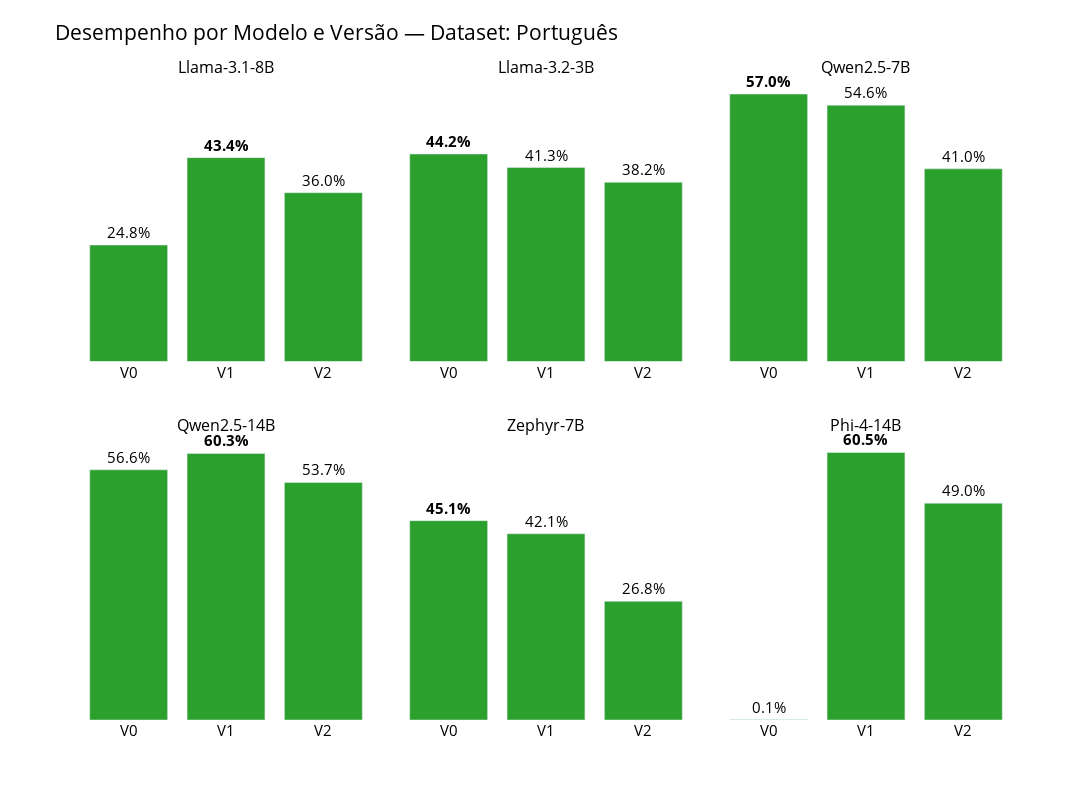
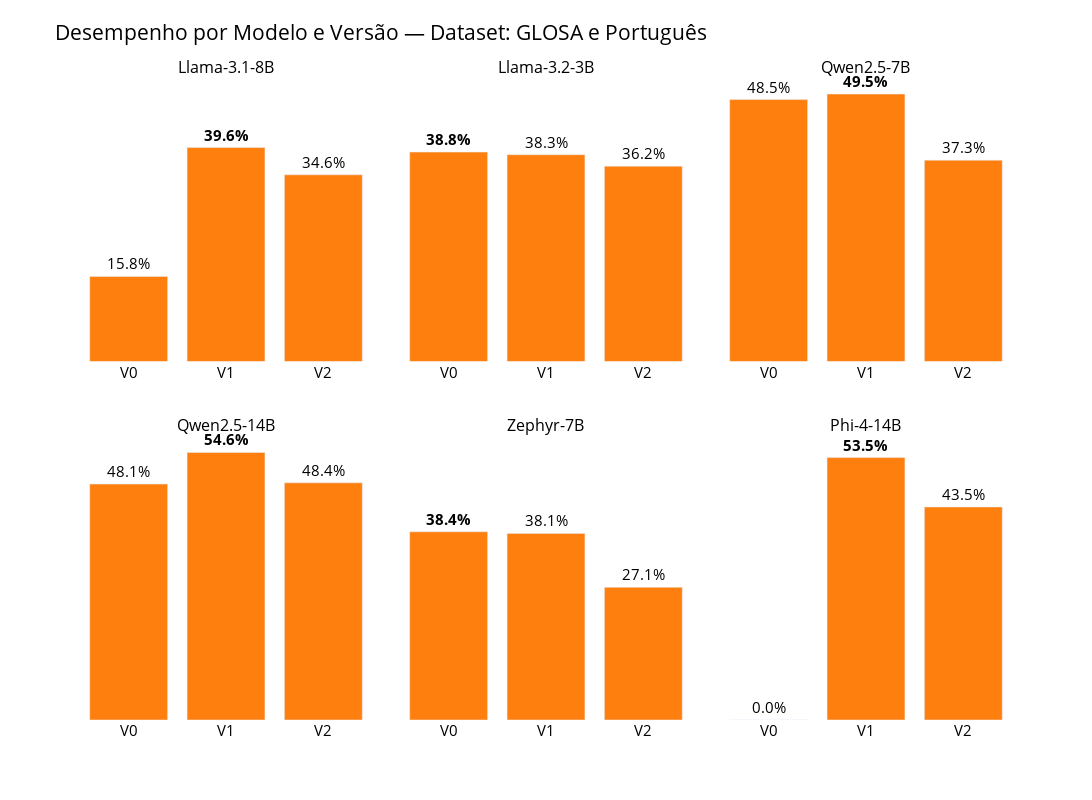
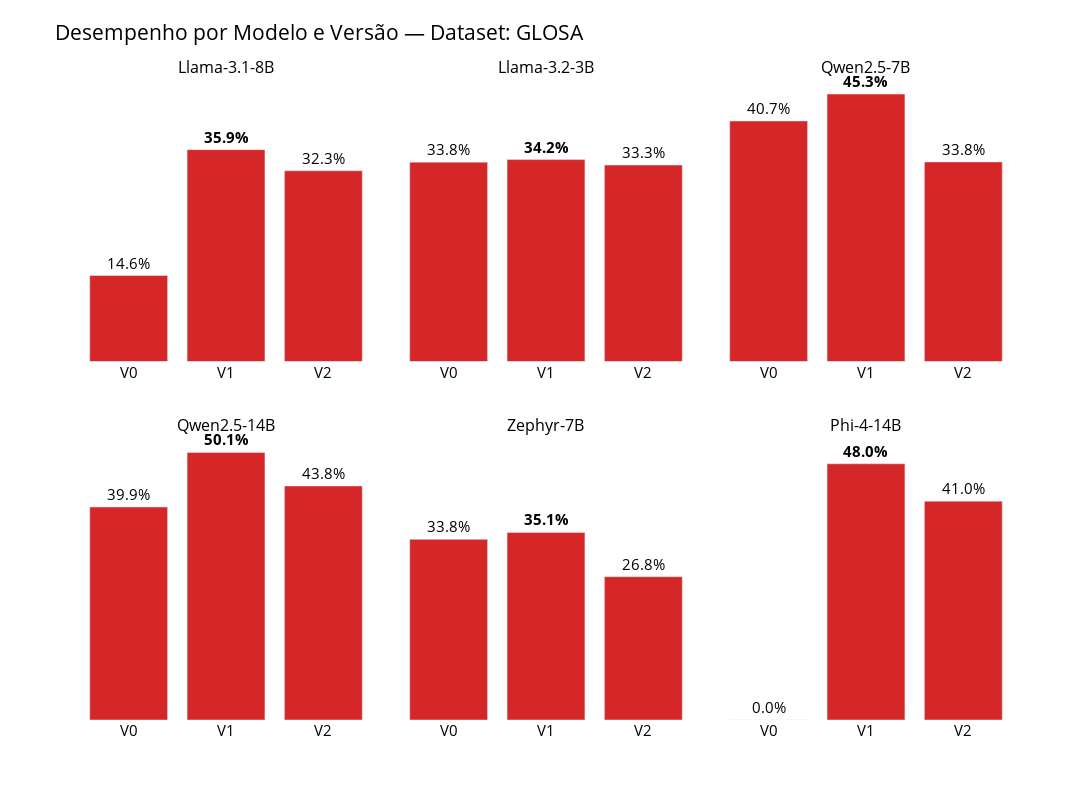

The cell these charts' notebook holds for them, in order:
### Code cell
def plot_por_dataset_em_subplots(df, dataset_nome):
    df_dataset = df[df["dataset"] == dataset_nome].copy()
    # Mapeia família para nome completo do modelo
    mapa_familia_modelo = {}
    for familia in familias:
        nome_completo = df_dataset[df_dataset["modelos"].str.startswith(familia)]["modelos"].unique()
        mapa_familia_modelo[familia] = nome_completo[0] if len(nome_completo) > 0 else familia

    if df_dataset.empty:
        print(f"Nenhum dado encontrado para o dataset: {dataset_nome}")
        return

    df_dataset["versao"] = df_dataset["modelos"].apply(extrair_versao)
    for familia in familias:
        df_dataset.loc[df_dataset["modelos"].str.startswith(familia), "familia"] = familia

    df_grouped = df_dataset.groupby(["familia", "versao"], as_index=False)["pct_acertos"].mean().fillna(0)
    df_grouped["versao"] = pd.Categorical(df_grouped["versao"], categories=["V0", "V1", "V2"], ordered=True)
    df_grouped.sort_values(["familia", "versao"], inplace=True)

    fig = make_subplots(
        rows=2, cols=3,
        subplot_titles=[mapa_familia_modelo.get(fam, fam) for fam in familias],

        vertical_spacing=0.12,
        horizontal_spacing=0.03,
        shared_yaxes=True
    )

    for idx, familia in enumerate(familias):
        row = idx // 3 + 1
        col = idx % 3 + 1

        df_fam = df_grouped[df_grouped["familia"] == familia]
        if df_fam.empty:
            continue

        # Identifica índice do maior valor
        idx_max = df_fam["pct_acertos"].idxmax()
        textos = []
        for i, valor in enumerate(df_fam["pct_acertos"]):
            texto = f"{valor:.1f}%"
            if df_fam.index[i] == idx_max:
                texto = f"<b>{texto}</b>"
            textos.append(texto)

        fig.add_trace(
            go.Bar(
                x=df_fam["versao"],
                y=df_fam["pct_acertos"],
                marker_color=cores_datasets[dataset_nome],
                text=textos,
                textposition="outside",
                cliponaxis=False,
                showlegend=False
            ),
            row=row,
            col=col
        )

        fig.update_yaxes(visible=False, row=row, col=col)
        fig.update_xaxes(title_text="", row=row, col=col)

    fig.update_layout(
        title_text=f"Desempenho por Modelo e Versão — Dataset: {dataset_nome}",
        height=800,
        width=1200,
        plot_bgcolor="white",
        paper_bgcolor="white",
        font=dict(color="black", size=15),
        showlegend=True,
        margin=dict(t=80)
    )

    fig.show()



# Exemplo de uso:
plot_por_dataset_em_subplots(df_result_final, "Português")
plot_por_dataset_em_subplots(df_result_final, "GLOSA e Português")
plot_por_dataset_em_subplots(df_result_final, "GLOSA")

### Figure 1 — Plotly figure (JSON) as saved in the notebook; plotly's stock layout.template omitted (floating-point values rounded to 4 significant figures)
{"data": [{"cliponaxis": false, "marker": {"color": "#2ca02c"}, "showlegend": false, "text": ["24.8%", "<b>43.4%</b>", "36.0%"], "textposition": "outside", "type": "bar", "x": ["V0", "V1", "V2"], "xaxis": "x", "y": [24.81, 43.42, 35.96], "yaxis": "y"}, {"cliponaxis": false, "marker": {"color": "#2ca02c"}, "showlegend": false, "text": ["<b>44.2%</b>", "41.3%", "38.2%"], "textposition": "outside", "type": "bar", "x": ["V0", "V1", "V2"], "xaxis": "x2", "y": [44.19, 41.31, 38.17], "yaxis": "y2"}, {"cliponaxis": false, "marker": {"color": "#2ca02c"}, "showlegend": false, "text": ["<b>57.0%</b>", "54.6%", "41.0%"], "textposition": "outside", "type": "bar", "x": ["V0", "V1", "V2"], "xaxis": "x3", "y": [56.95, 54.59, 41.03], "yaxis": "y3"}, {"cliponaxis": false, "marker": {"color": "#2ca02c"}, "showlegend": false, "text": ["56.6%", "<b>60.3%</b>", "53.7%"], "textposition": "outside", "type": "bar", "x": ["V0", "V1", "V2"], "xaxis": "x4", "y": [56.58, 60.3, 53.73], "yaxis": "y4"}, {"cliponaxis": false, "marker": {"color": "#2ca02c"}, "showlegend": false, "text": ["<b>45.1%</b>", "42.1%", "26.8%"], "textposition": "outside", "type": "bar", "x": ["V0", "V1", "V2"], "xaxis": "x5", "y": [45.09, 42.12, 26.84], "yaxis": "y5"}, {"cliponaxis": false, "marker": {"color": "#2ca02c"}, "showlegend": false, "text": ["0.1%", "<b>60.5%</b>", "49.0%"], "textposition": "outside", "type": "bar", "x": ["V0", "V1", "V2"], "xaxis": "x6", "y": [0.05, 60.51, 49.02], "yaxis": "y6"}], "layout": {"annotations": [{"font": {"size": 16}, "showarrow": false, "text": "Llama-3.1-8B", "x": 0.1567, "xanchor": "center", "xref": "paper", "y": 1, "yanchor": "bottom", "yref": "paper"}, {"font": {"size": 16}, "showarrow": false, "text": "Llama-3.2-3B", "x": 0.5, "xanchor": "center", "xref": "paper", "y": 1, "yanchor": "bottom", "yref": "paper"}, {"font": {"size": 16}, "showarrow": false, "text": "Qwen2.5-7B", "x": 0.8433, "xanchor": "center", "xref": "paper", "y": 1, "yanchor": "bottom", "yref": "paper"}, {"font": {"size": 16}, "showarrow": false, "text": "Qwen2.5-14B", "x": 0.1567, "xanchor": "center", "xref": "paper", "y": 0.44, "yanchor": "bottom", "yref": "paper"}, {"font": {"size": 16}, "showarrow": false, "text": "Zephyr-7B", "x": 0.5, "xanchor": "center", "xref": "paper", "y": 0.44, "yanchor": "bottom", "yref": "paper"}, {"font": {"size": 16}, "showarrow": false, "text": "Phi-4-14B", "x": 0.8433, "xanchor": "center", "xref": "paper", "y": 0.44, "yanchor": "bottom", "yref": "paper"}], "font": {"color": "black", "size": 15}, "height": 800, "margin": {"t": 80}, "paper_bgcolor": "white", "plot_bgcolor": "white", "showlegend": true, "title": {"text": "Desempenho por Modelo e Versão — Dataset: Português"}, "width": 1200, "xaxis": {"anchor": "y", "domain": [0, 0.3133], "title": {"text": ""}}, "xaxis2": {"anchor": "y2", "domain": [0.3433, 0.6567], "title": {"text": ""}}, "xaxis3": {"anchor": "y3", "domain": [0.6867, 1.0], "title": {"text": ""}}, "xaxis4": {"anchor": "y4", "domain": [0, 0.3133], "title": {"text": ""}}, "xaxis5": {"anchor": "y5", "domain": [0.3433, 0.6567], "title": {"text": ""}}, "xaxis6": {"anchor": "y6", "domain": [0.6867, 1.0], "title": {"text": ""}}, "yaxis": {"anchor": "x", "domain": [0.56, 1], "visible": false}, "yaxis2": {"anchor": "x2", "domain": [0.56, 1], "matches": "y", "showticklabels": false, "visible": false}, "yaxis3": {"anchor": "x3", "domain": [0.56, 1], "matches": "y", "showticklabels": false, "visible": false}, "yaxis4": {"anchor": "x4", "domain": [0, 0.44], "visible": false}, "yaxis5": {"anchor": "x5", "domain": [0, 0.44], "matches": "y4", "showticklabels": false, "visible": false}, "yaxis6": {"anchor": "x6", "domain": [0, 0.44], "matches": "y4", "showticklabels": false, "visible": false}}}

### Figure 2 — Plotly figure (JSON) as saved in the notebook; plotly's stock layout.template omitted (floating-point values rounded to 4 significant figures)
{"data": [{"cliponaxis": false, "marker": {"color": "#ff7f0e"}, "showlegend": false, "text": ["15.8%", "<b>39.6%</b>", "34.6%"], "textposition": "outside", "type": "bar", "x": ["V0", "V1", "V2"], "xaxis": "x", "y": [15.76, 39.63, 34.59], "yaxis": "y"}, {"cliponaxis": false, "marker": {"color": "#ff7f0e"}, "showlegend": false, "text": ["<b>38.8%</b>", "38.3%", "36.2%"], "textposition": "outside", "type": "bar", "x": ["V0", "V1", "V2"], "xaxis": "x2", "y": [38.8, 38.31, 36.19], "yaxis": "y2"}, {"cliponaxis": false, "marker": {"color": "#ff7f0e"}, "showlegend": false, "text": ["48.5%", "<b>49.5%</b>", "37.3%"], "textposition": "outside", "type": "bar", "x": ["V0", "V1", "V2"], "xaxis": "x3", "y": [48.52, 49.54, 37.3], "yaxis": "y3"}, {"cliponaxis": false, "marker": {"color": "#ff7f0e"}, "showlegend": false, "text": ["48.1%", "<b>54.6%</b>", "48.4%"], "textposition": "outside", "type": "bar", "x": ["V0", "V1", "V2"], "xaxis": "x4", "y": [48.14, 54.58, 48.39], "yaxis": "y4"}, {"cliponaxis": false, "marker": {"color": "#ff7f0e"}, "showlegend": false, "text": ["<b>38.4%</b>", "38.1%", "27.1%"], "textposition": "outside", "type": "bar", "x": ["V0", "V1", "V2"], "xaxis": "x5", "y": [38.4, 38.07, 27.07], "yaxis": "y5"}, {"cliponaxis": false, "marker": {"color": "#ff7f0e"}, "showlegend": false, "text": ["0.0%", "<b>53.5%</b>", "43.5%"], "textposition": "outside", "type": "bar", "x": ["V0", "V1", "V2"], "xaxis": "x6", "y": [0.01, 53.54, 43.46], "yaxis": "y6"}], "layout": {"annotations": [{"font": {"size": 16}, "showarrow": false, "text": "Llama-3.1-8B", "x": 0.1567, "xanchor": "center", "xref": "paper", "y": 1, "yanchor": "bottom", "yref": "paper"}, {"font": {"size": 16}, "showarrow": false, "text": "Llama-3.2-3B", "x": 0.5, "xanchor": "center", "xref": "paper", "y": 1, "yanchor": "bottom", "yref": "paper"}, {"font": {"size": 16}, "showarrow": false, "text": "Qwen2.5-7B", "x": 0.8433, "xanchor": "center", "xref": "paper", "y": 1, "yanchor": "bottom", "yref": "paper"}, {"font": {"size": 16}, "showarrow": false, "text": "Qwen2.5-14B", "x": 0.1567, "xanchor": "center", "xref": "paper", "y": 0.44, "yanchor": "bottom", "yref": "paper"}, {"font": {"size": 16}, "showarrow": false, "text": "Zephyr-7B", "x": 0.5, "xanchor": "center", "xref": "paper", "y": 0.44, "yanchor": "bottom", "yref": "paper"}, {"font": {"size": 16}, "showarrow": false, "text": "Phi-4-14B", "x": 0.8433, "xanchor": "center", "xref": "paper", "y": 0.44, "yanchor": "bottom", "yref": "paper"}], "font": {"color": "black", "size": 15}, "height": 800, "margin": {"t": 80}, "paper_bgcolor": "white", "plot_bgcolor": "white", "showlegend": true, "title": {"text": "Desempenho por Modelo e Versão — Dataset: GLOSA e Português"}, "width": 1200, "xaxis": {"anchor": "y", "domain": [0, 0.3133], "title": {"text": ""}}, "xaxis2": {"anchor": "y2", "domain": [0.3433, 0.6567], "title": {"text": ""}}, "xaxis3": {"anchor": "y3", "domain": [0.6867, 1.0], "title": {"text": ""}}, "xaxis4": {"anchor": "y4", "domain": [0, 0.3133], "title": {"text": ""}}, "xaxis5": {"anchor": "y5", "domain": [0.3433, 0.6567], "title": {"text": ""}}, "xaxis6": {"anchor": "y6", "domain": [0.6867, 1.0], "title": {"text": ""}}, "yaxis": {"anchor": "x", "domain": [0.56, 1], "visible": false}, "yaxis2": {"anchor": "x2", "domain": [0.56, 1], "matches": "y", "showticklabels": false, "visible": false}, "yaxis3": {"anchor": "x3", "domain": [0.56, 1], "matches": "y", "showticklabels": false, "visible": false}, "yaxis4": {"anchor": "x4", "domain": [0, 0.44], "visible": false}, "yaxis5": {"anchor": "x5", "domain": [0, 0.44], "matches": "y4", "showticklabels": false, "visible": false}, "yaxis6": {"anchor": "x6", "domain": [0, 0.44], "matches": "y4", "showticklabels": false, "visible": false}}}

### Figure 3 — Plotly figure (JSON) as saved in the notebook; plotly's stock layout.template omitted (floating-point values rounded to 4 significant figures)
{"data": [{"cliponaxis": false, "marker": {"color": "#d62728"}, "showlegend": false, "text": ["14.6%", "<b>35.9%</b>", "32.3%"], "textposition": "outside", "type": "bar", "x": ["V0", "V1", "V2"], "xaxis": "x", "y": [14.58, 35.89, 32.32], "yaxis": "y"}, {"cliponaxis": false, "marker": {"color": "#d62728"}, "showlegend": false, "text": ["33.8%", "<b>34.2%</b>", "33.3%"], "textposition": "outside", "type": "bar", "x": ["V0", "V1", "V2"], "xaxis": "x2", "y": [33.77, 34.21, 33.28], "yaxis": "y2"}, {"cliponaxis": false, "marker": {"color": "#d62728"}, "showlegend": false, "text": ["40.7%", "<b>45.3%</b>", "33.8%"], "textposition": "outside", "type": "bar", "x": ["V0", "V1", "V2"], "xaxis": "x3", "y": [40.74, 45.3, 33.81], "yaxis": "y3"}, {"cliponaxis": false, "marker": {"color": "#d62728"}, "showlegend": false, "text": ["39.9%", "<b>50.1%</b>", "43.8%"], "textposition": "outside", "type": "bar", "x": ["V0", "V1", "V2"], "xaxis": "x4", "y": [39.89, 50.09, 43.82], "yaxis": "y4"}, {"cliponaxis": false, "marker": {"color": "#d62728"}, "showlegend": false, "text": ["33.8%", "<b>35.1%</b>", "26.8%"], "textposition": "outside", "type": "bar", "x": ["V0", "V1", "V2"], "xaxis": "x5", "y": [33.82, 35.11, 26.84], "yaxis": "y5"}, {"cliponaxis": false, "marker": {"color": "#d62728"}, "showlegend": false, "text": ["0.0%", "<b>48.0%</b>", "41.0%"], "textposition": "outside", "type": "bar", "x": ["V0", "V1", "V2"], "xaxis": "x6", "y": [0.01, 47.97, 40.98], "yaxis": "y6"}], "layout": {"annotations": [{"font": {"size": 16}, "showarrow": false, "text": "Llama-3.1-8B", "x": 0.1567, "xanchor": "center", "xref": "paper", "y": 1, "yanchor": "bottom", "yref": "paper"}, {"font": {"size": 16}, "showarrow": false, "text": "Llama-3.2-3B", "x": 0.5, "xanchor": "center", "xref": "paper", "y": 1, "yanchor": "bottom", "yref": "paper"}, {"font": {"size": 16}, "showarrow": false, "text": "Qwen2.5-7B", "x": 0.8433, "xanchor": "center", "xref": "paper", "y": 1, "yanchor": "bottom", "yref": "paper"}, {"font": {"size": 16}, "showarrow": false, "text": "Qwen2.5-14B", "x": 0.1567, "xanchor": "center", "xref": "paper", "y": 0.44, "yanchor": "bottom", "yref": "paper"}, {"font": {"size": 16}, "showarrow": false, "text": "Zephyr-7B", "x": 0.5, "xanchor": "center", "xref": "paper", "y": 0.44, "yanchor": "bottom", "yref": "paper"}, {"font": {"size": 16}, "showarrow": false, "text": "Phi-4-14B", "x": 0.8433, "xanchor": "center", "xref": "paper", "y": 0.44, "yanchor": "bottom", "yref": "paper"}], "font": {"color": "black", "size": 15}, "height": 800, "margin": {"t": 80}, "paper_bgcolor": "white", "plot_bgcolor": "white", "showlegend": true, "title": {"text": "Desempenho por Modelo e Versão — Dataset: GLOSA"}, "width": 1200, "xaxis": {"anchor": "y", "domain": [0, 0.3133], "title": {"text": ""}}, "xaxis2": {"anchor": "y2", "domain": [0.3433, 0.6567], "title": {"text": ""}}, "xaxis3": {"anchor": "y3", "domain": [0.6867, 1.0], "title": {"text": ""}}, "xaxis4": {"anchor": "y4", "domain": [0, 0.3133], "title": {"text": ""}}, "xaxis5": {"anchor": "y5", "domain": [0.3433, 0.6567], "title": {"text": ""}}, "xaxis6": {"anchor": "y6", "domain": [0.6867, 1.0], "title": {"text": ""}}, "yaxis": {"anchor": "x", "domain": [0.56, 1], "visible": false}, "yaxis2": {"anchor": "x2", "domain": [0.56, 1], "matches": "y", "showticklabels": false, "visible": false}, "yaxis3": {"anchor": "x3", "domain": [0.56, 1], "matches": "y", "showticklabels": false, "visible": false}, "yaxis4": {"anchor": "x4", "domain": [0, 0.44], "visible": false}, "yaxis5": {"anchor": "x5", "domain": [0, 0.44], "matches": "y4", "showticklabels": false, "visible": false}, "yaxis6": {"anchor": "x6", "domain": [0, 0.44], "matches": "y4", "showticklabels": false, "visible": false}}}
